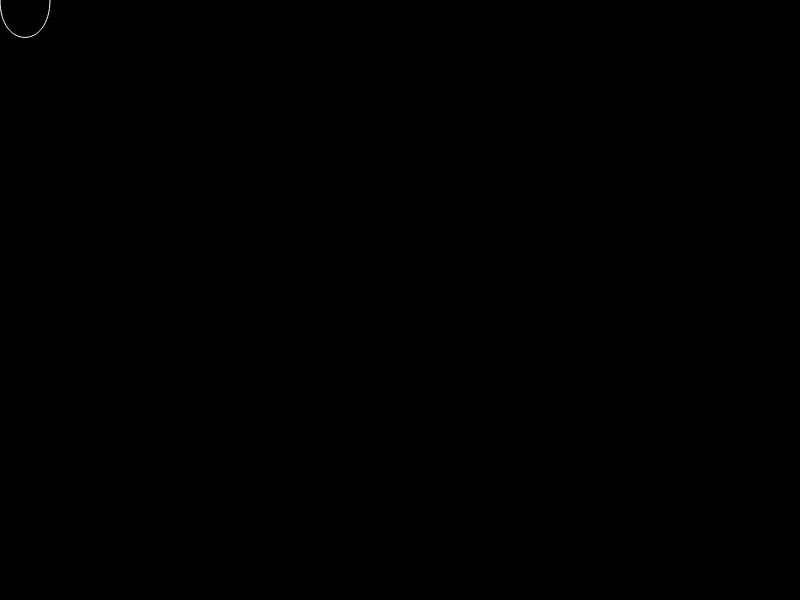
Frame 1 (no input)
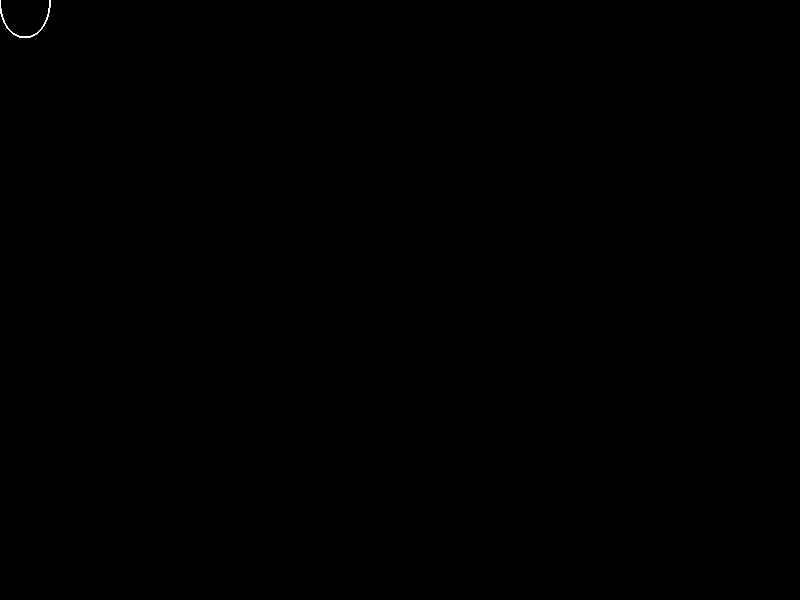
Frame 60 (no input)
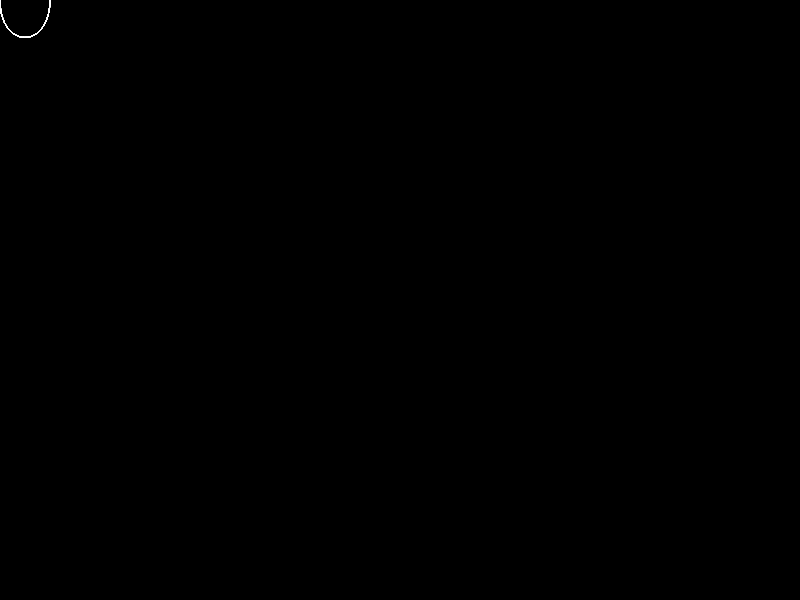
Frame 120 (the mouse pressed at the canvas centre since frame 60)

The p5.js sketch that drew these frames (run headless with seeded random() and noise() and a simulated clock; from frame 60 on, the mouse is pressed at the canvas centre):

// p5.js sketch
// ── sketch.js
const WIDTH = 800;
const HEIGHT = 600;
const MIDDLE = [WIDTH / 2, HEIGHT / 2];

var setup = function() {
  createCanvas(WIDTH, HEIGHT);
  background(0);
  noFill();
  stroke(255);
  strokeWeight(1);
}

var draw = function() {
  beginShape();

  var current = 0;
  var next = 50;
  bezier(current, 0, current, 50, next, 50, next, 0);

  current += 50;
  next += 50;

  endShape();
}
